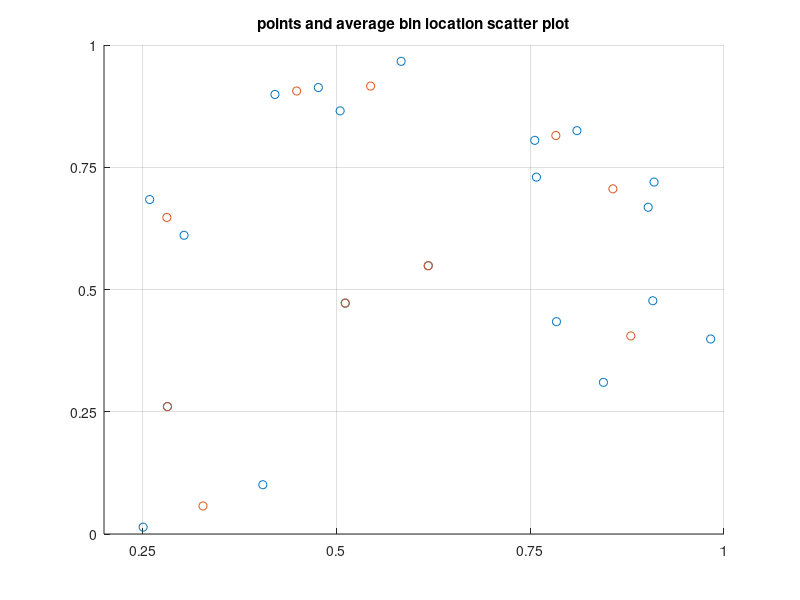

Recreate this plot in MATLAB.
clear
clc

rng('default')
N = 20;
h = .25;
x_max = 1;
y_max = 1;
binNum = zeros(N,1);


% 
x = x_max*rand(N,1);
y = y_max*rand(N,1);

% x = x_max*ones(N,1);
% y = y_max*zeros(N,1);

n_x = floor(x_max/h);
n_y = n_x;
% creates a bin cell array which holds the points that belong to each
% particular bin
L = n_x*n_y;
bins = cell(L,1);
dx = x_max/n_x;
dy = dx;

for k = 1:N
    binNum(k) = (ceil(x(k)/dx) - 1)*n_y + ceil((y_max - y(k))/dy);
    j = binNum(k);
    % store the point in the appropriate bin
    bins{j,1} = [bins{j,1} ;x(k) y(k) k];
     
    
end

% calculate average point location in each bin
% c is a counter that controls the size of binAvg
c = 0;
for i = 1:L
    if isempty(bins{i,1})
       
    else
    c = c +1;   
    binAvgX(c) = sum(bins{i,1}(:,1))/length(bins{i,1}(:,1));
    binAvgY(c)= sum(bins{i,1}(:,2))/length(bins{i,1}(:,2));
    
    end
    
end
scatter(x,y,'b.')
hold on
scatter(binAvgX,binAvgY,'rx')
grid on
set(gca, 'XTick', 0:dx:x_max)
set(gca, 'YTick', 0:dy:y_max)

title('points and average bin location scatter plot')

for i = 1:L
    fprintf(['Bin ' num2str(i) ':  '])
    if isempty(bins{i,1})
        fprintf('%s ','[]')
    else
        fprintf('%i ',bins{i,1}(:,3))
    end
    fprintf('\n')

end